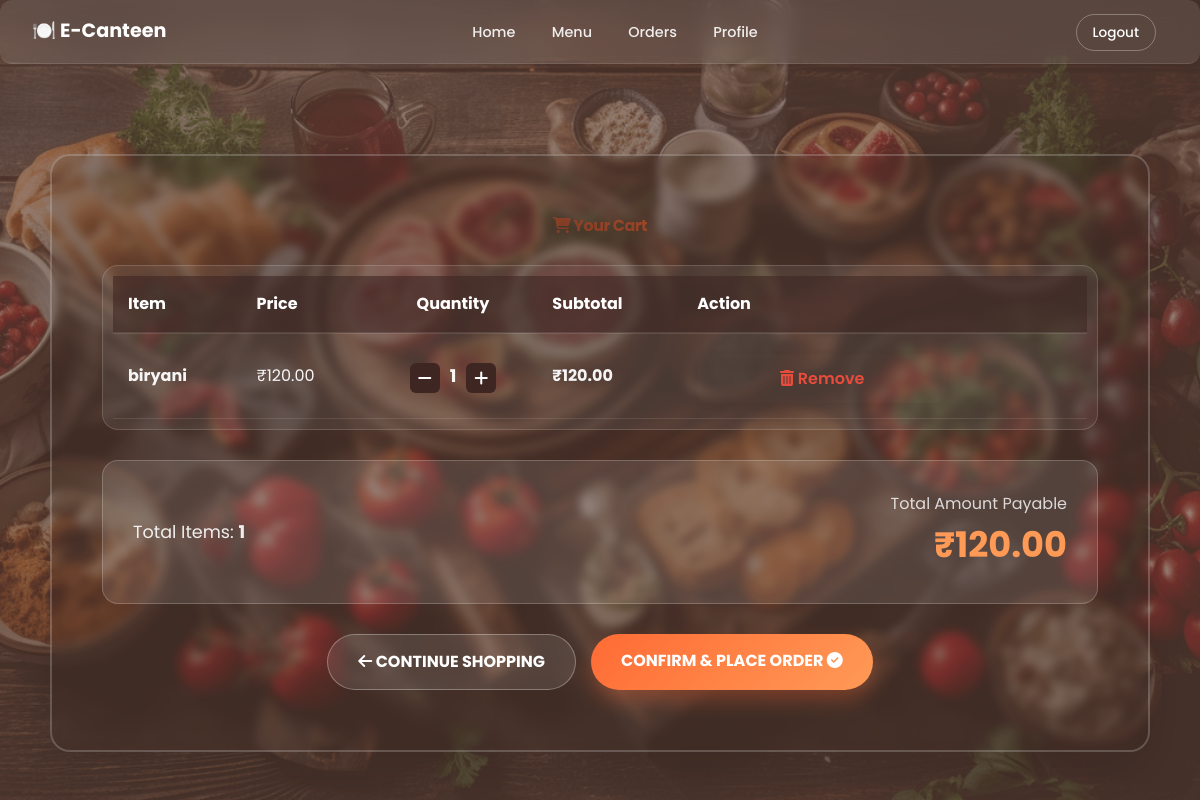
Page /user/cart/ (signed in) on the committed database.
### user/models.py (models this page shows, shortened)
class Cart(models.Model):
    user = models.ForeignKey(Users, on_delete=models.CASCADE)
    item = models.ForeignKey(Menu, on_delete=models.CASCADE)
    quantity = models.IntegerField()
    class Meta:
        unique_together = ('user', 'item')

class Menu(models.Model):
    item_name = models.CharField(max_length=100)
    photo = models.ImageField(upload_to='menu_photos/')
    price = models.DecimalField(max_digits=6, decimal_places=2)
    quantity = models.IntegerField()

### user/views.py (the view)
# urls.py: path('cart/', views.cart_page, name='cart_page'),
def cart_page(request):
    user_id = request.session.get('user_id')
    if not user_id:
        return redirect('user_login')
    cart_items = Cart.objects.filter(user_id=user_id)
    for item in cart_items:
        item.subtotal = item.item.price * item.quantity
    total_amount = sum(item.subtotal for item in cart_items)
    context = {
        'cart_items': cart_items,
        'total_amount': total_amount,
    }
    return render(request, 'user/cart.html', context)

### templates/user/cart.html (shortened to what this page needs)
{% extends 'base.html' %}
{% load static %}
{% block navbar %}
<nav class="navbar">
    <div class="nav-left">🍽️ E-Canteen</div>
    <div class="nav-center">
        <a href="/">Home</a>
        <a href="{% url 'menu_page' %}">Menu</a>
        <a href="{% url 'user_active_orders' %}">Orders</a>
        <a href="{% url 'user_profile' %}">Profile</a>
    </div>
    <div class="nav-right">
        <a href="{% url 'user_logout' %}" class="logout">Logout</a>
    </div>
</nav>
{% endblock %}
{% block content %}
<div class="home-bg-blur"></div>
<div class="container-modern">
    <div class="page-container">
        <h1 style="color: #eee; size: 8px; font-size: 100%;"><i class="fas fa-shopping-cart"></i> Your Cart</h1>
        {% if cart_items %}
            <div class="table-responsive">
                <table>
                    <thead>
                        <tr>
                            <th>Item</th>
                            <th>Price</th>
                            <th style="text-align: center;">Quantity</th>
                            <th>Subtotal</th>
                            <th>Action</th>
                        </tr>
                    </thead>
                    <tbody>
                        {% for cart_item in cart_items %}
                        <tr>
                            <td><strong>{{ cart_item.item.item_name }}</strong></td>
                            <td>₹{{ cart_item.item.price }}</td>
                            <td style="text-align: center;">
                                <div style="display: flex; align-items: center; justify-content: center; gap: 10px;">
                                    <form method="post" action="{% url 'decrease_quantity' cart_item.id %}">
                                        <button class="qty-btn"><i class="fas fa-minus"></i></button>
                                    </form>
                                    <span style="font-weight: 700; font-size: 1.1rem;">{{ cart_item.quantity }}</span>
                                    <form method="post" action="{% url 'increase_quantity' cart_item.id %}">
                                        <button class="qty-btn"><i class="fas fa-plus"></i></button>
                                    </form>
                                </div>
                            </td>
                            <td><strong>₹{{ cart_item.subtotal|floatformat:2 }}</strong></td>
                            <td>
                                <form method="post" action="{% url 'remove_from_cart' cart_item.id %}">
                                    <button style="background: none; border: none; color: #e74c3c; cursor: pointer;">
                                        <i class="fas fa-trash-alt"></i> Remove
                                    </button>
                                </form>
                            </td>
                        </tr>
                        {% endfor %}
                    </tbody>
                </table>
            </div>
            <div class="billing-box">
                <div class="total-text">
                    Total Items: <strong>{{ cart_items.count }}</strong>
                </div>
                <div style="text-align: right;">
                    <span style="opacity: 0.8;">Total Amount Payable</span>
                    <div class="total-price">₹{{ total_amount|floatformat:2 }}</div>
                </div>
            </div>
            <div class="btn-group">
                <a href="{% url 'menu_page' %}" class="btn-custom btn-continue">
                    <i class="fas fa-arrow-left"></i> CONTINUE SHOPPING
                </a>
                <a href="{% url 'place_order' %}" class="btn-custom btn-place-order">
                    CONFIRM & PLACE ORDER <i class="fas fa-check-circle"></i>
                </a>
            </div>
        {% endif %}
    </div>
</div>
{% endblock %}

### static/css/styles.css (style rules this page uses)
:root { --primary: #ff6b35; --primary-light: #ff9a56; --primary-dark: #e55a1f; --secondary: #004e89; --secondary-light: #00618a; --secondary-dark: #003f5c; --success: #27ae60; --success-light: #229954; --success-dark: #1e8449; --danger: #e74c3c; --danger-light: #ec7063; --danger-dark: #c0392b; --warning: #f39c12; --warning-light: #f8b739; --warning-dark: #d68910; --info: #3498db; --info-light: #5dade2; --info-dark: #2874a6; --dark: #1a1a1a; --light: #f8f9fa; --gray: #6c757d; --gray-light: #ecf0f1; --gray-lighter: #f5f7fa; --border-radius: 12px; --border-radius-lg: 16px; --transition: all 0.3s cubic-bezier(0.4, 0, 0.2, 1); --transition-fast: all 0.2s cubic-bezier(0.4, 0, 0.2, 1); --shadow-sm: 0 2px 8px rgba(0, 0, 0, 0.06); --shadow-md: 0 5px 20px rgba(0, 0, 0, 0.08); --shadow-lg: 0 10px 30px rgba(0, 0, 0, 0.12); --shadow-xl: 0 20px 60px rgba(0, 0, 0, 0.15); }
* { margin: 0; padding: 0; box-sizing: border-box; }
html { scroll-behavior: smooth; }
body { font-family: -apple-system, BlinkMacSystemFont, 'Segoe UI', 'Roboto', 'Oxygen', 'Ubuntu', 'Helvetica Neue', sans-serif; background: linear-gradient(135deg, #f5f7fa 0%, #c3cfe2 100%); color: #2c3e50; line-height: 1.6; min-height: 100vh; font-size: 1rem; font-weight: 400; -webkit-font-smoothing: antialiased; -moz-osx-font-smoothing: grayscale; }
.container-modern { max-width: 1200px; margin: 50px auto; padding: 0 20px; }
.page-container { background: rgba(255, 255, 255, 0.95); border-radius: var(--border-radius-lg); box-shadow: var(--shadow-xl); padding: 50px; margin: 30px 20px; animation: slideIn 0.6s var(--transition); backdrop-filter: blur(2px); border: 1px solid rgba(255, 255, 255, 0.5); }
h1, h2, h3, h4, h5, h6 { font-weight: 700; color: var(--secondary); margin-bottom: 1.5rem; letter-spacing: -0.5px; }
h1 { font-size: 2.8rem; background: linear-gradient(135deg, var(--secondary) 0%, var(--primary) 100%); -webkit-background-clip: text; -webkit-text-fill-color: transparent; background-clip: text; line-height: 1.2; }
.navbar { background: linear-gradient(135deg, var(--gray-lighter) 0%, #d9e5f0 100%); padding: 1rem; border-radius: var(--border-radius); margin-bottom: 1.5rem; box-shadow: var(--shadow-sm); }
.navbar a { color: var(--secondary); text-decoration: none; margin: 0 12px; font-weight: 600; transition: var(--transition); }
button:not([class*="btn"]) { background: linear-gradient(135deg, var(--primary) 0%, var(--primary-light) 100%); color: #fff; border: none; padding: 12px 24px; border-radius: var(--border-radius); cursor: pointer; transition: var(--transition); font-weight: 600; box-shadow: var(--shadow-sm); }
a:not([class*="btn"]) { text-decoration: none; color: var(--primary); font-weight: 600; transition: var(--transition); }
h1, h2, h3, h4, h5, h6 { font-weight: 700; color: var(--secondary); margin-bottom: 1.5rem; }
h1 { font-size: 2.5rem; background: linear-gradient(135deg, var(--secondary) 0%, var(--primary) 100%); -webkit-background-clip: text; -webkit-text-fill-color: transparent; background-clip: text; }
.navbar a { color: #007bff; text-decoration: none; margin: 0 12px; font-weight: 500; }
input, button, select, textarea { padding: 10px; margin-top: 5px; width: 250px; border-radius: 4px; border: 1px solid #ccc; font-size: 1rem; box-sizing: border-box; }
button { background: #007bff; color: #fff; border: none; cursor: pointer; transition: background 0.2s; }
a { text-decoration: none; color: #007bff; font-weight: 500; transition: color 0.2s; }

### templates/base.html (style rules this page uses)
:root { --primary: #ff6b35; --secondary: #004e89; --success: #2ecc71; --danger: #e74c3c; --dark: #1a1a1a; --light: #f8f9fa; --gray: #6c757d; }

### rows in the picture
Cart: item.item_name "biryani", item.price "120.00", quantity "1", subtotal "120.00"

### other values in the picture
{{ cart_items.count }} "1"
{{ total_amount|floatformat:2 }} "120.00"
